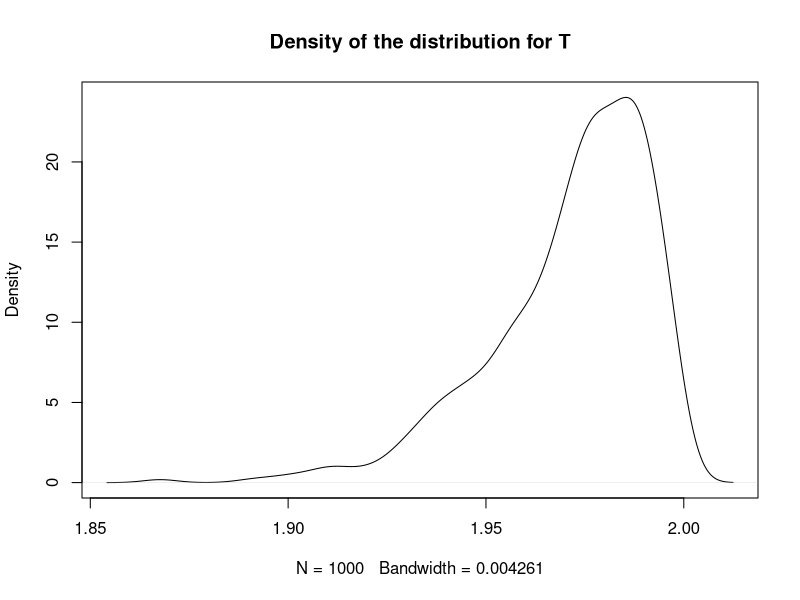
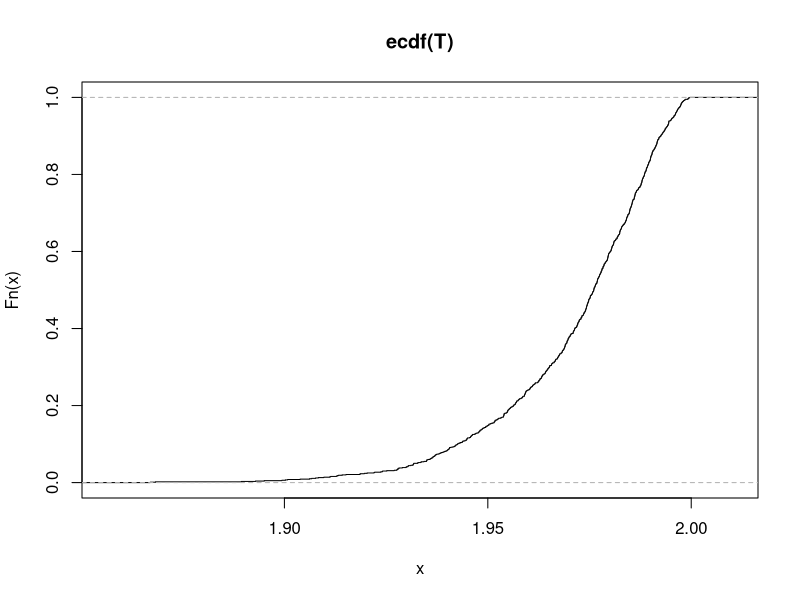
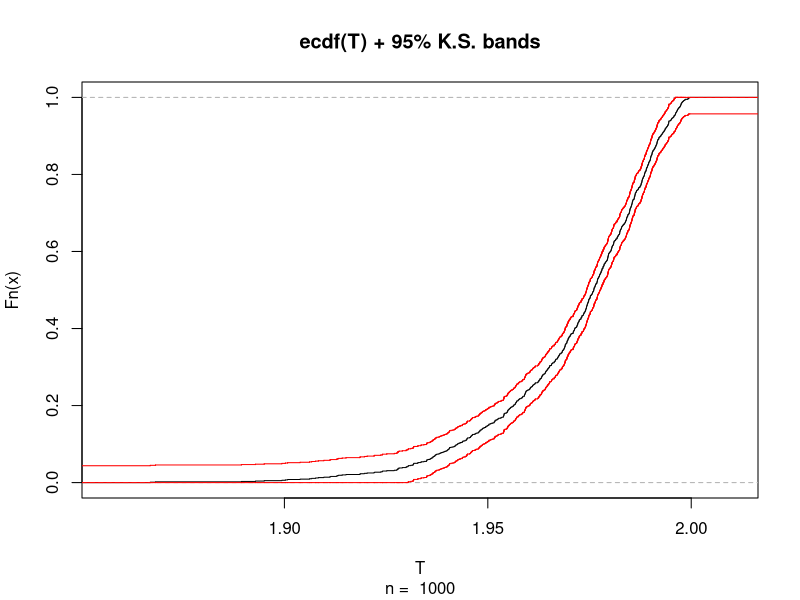
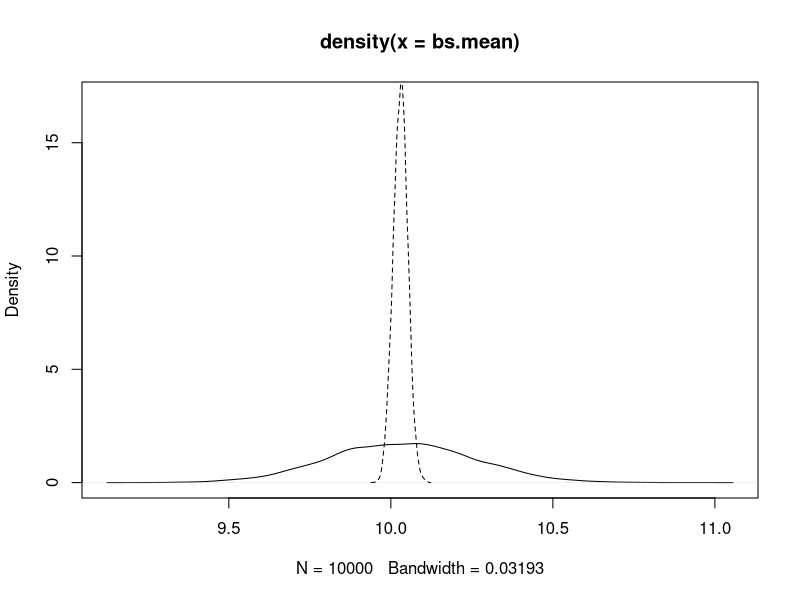
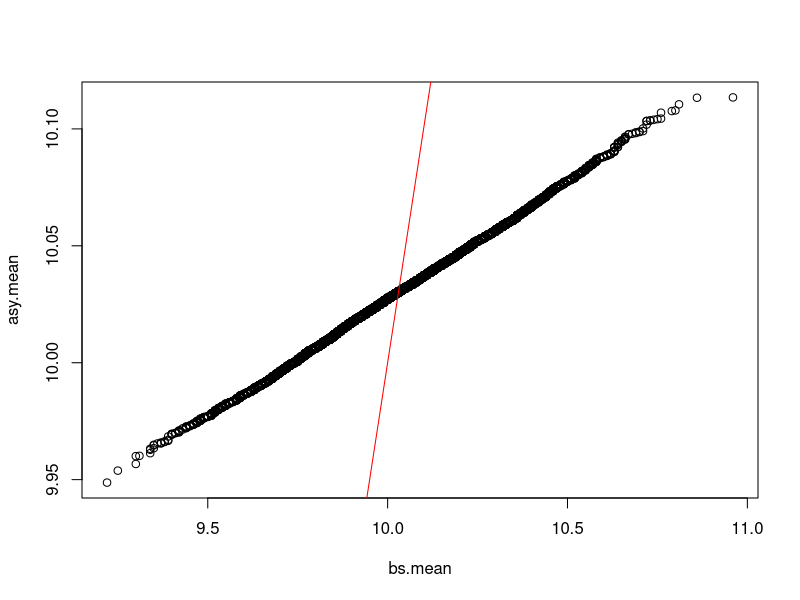
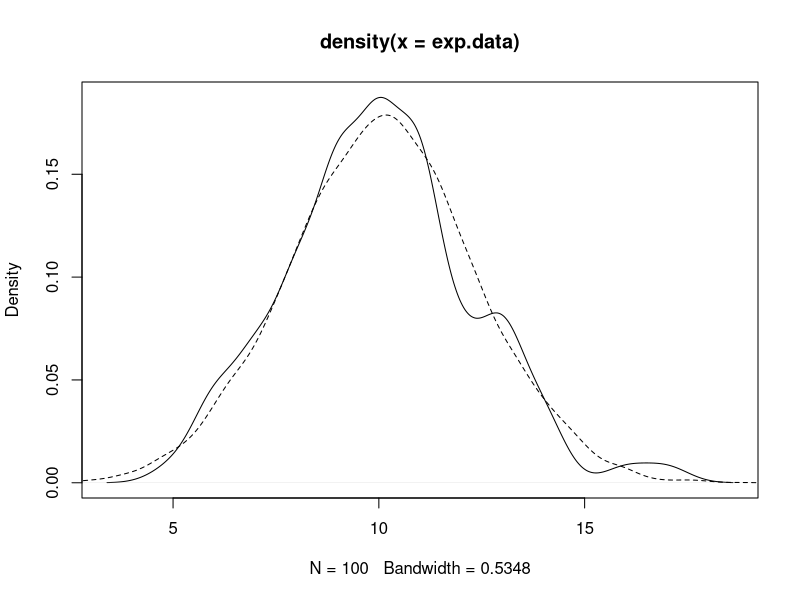
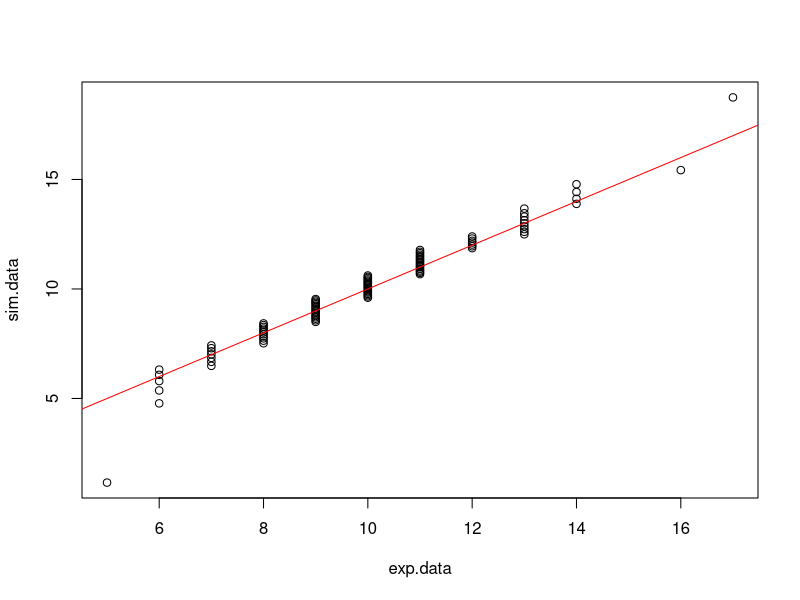
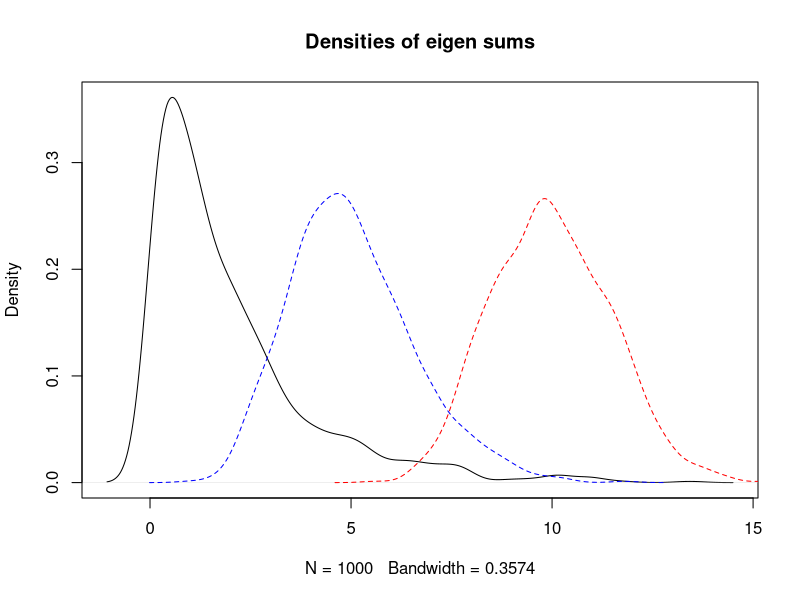

Write the R code that produced these figures, in order.
## ---- chunk 1
sim.vals <- matrix(runif(100*1000, min = 2, max = 4), nrow = 1000, ncol = 100)
#sim.vals[1,100]

T <- matrix(0,1000,1)

for (i in 1:1000){
  sim.vals[i,] <- sort(sim.vals[i,])
  T[i] <- sim.vals[i,100]/sim.vals[i,1]
}


plot(density(T), main = "Density of the distribution for T")


approx.cdf <- ecdf(T)
plot(approx.cdf)

# or
library(sfsmisc)
ecdf.ksCI(T)

p.val <- 1-pt(T, df=1)


# estimte the probability: problem set 7, 2 (d), Problem set 5, 4 (d)

(est.prob <- length(which(T >= 1.99))/length(T))
## ---- chunk 2
exp.data <- c(11,8,9,7,14,5,10,12,13,6,11,13,13,10,11,9,9,11,12,11,8,10,11,10,7,11,6,10,9,11,10,9,13,12,10,7,10,6,12,7,11,8,14,11,11,13,8,9,11,11,10,9,7,16,6,10,8,9,8,7,10,10,12,11,9,10,9,7,9,10,9,9,9,8,9,13,8,10,8,11,10,10,14,10,11,11,14,10,9,17,8,13,8,13,6,9,11,12,13,12)

# (a):
n=length(exp.data)
mean.ci.low =mean(exp.data) - sd(exp.data) * qnorm(0.975)/sqrt(n)
mean.ci.high =mean(exp.data) + sd(exp.data) * qnorm(0.975)/sqrt(n)

(CI.95 <-c(mean.ci.low,mean.ci.high))

mean(exp.data)
var(exp.data)

#(b):
# basic method 
computeBootstrapDist <- function(data, estimator, B=10000) {        
        bootstrap.data = matrix(sample(data, B*n, replace=TRUE), nrow=B, ncol=n)
        bs.estimates <- apply(bootstrap.data, 1, function(x) {                 estimator(x)
          })
        return (bs.estimates)
}
bs.mean <- computeBootstrapDist(exp.data, function(x){mean(x)})
se.mean <- sd(bs.mean)


computeBootstrapCI = function(bs.values, estimate, ci.percent=.9, B=10000) {
  bs.values = sort(bs.values)
  (quant.low = bs.values[B*(1-ci.percent)/2])
  (quant.high = bs.values[B*(ci.percent + (1-ci.percent)/2)])
  bs.ci.low = 2*estimate - quant.high
  bs.ci.high = 2*estimate - quant.low
  return (c(bs.ci.low,bs.ci.high))
}

(bootstrap.basic.ci <- computeBootstrapCI(bs.mean, mean(exp.data)))


#(c):
# percentile method
B <- 10000
ci.025 = sort(bs.mean, decreasing=F)[B*0.025]
ci.975 = sort(bs.mean, decreasing=F)[B*0.975]
(bootstrap.percentile.ci <- c(ci.025,ci.975))
## ---- chunk 3
# simulate asymptotic normal distribution of mean which I didn't do previously
library(base)
sd.asy <- sqrt(var(exp.data/length(exp.data)))
asy.mean <- rnorm(10000, mean=10.03, sd = sd.asy)

# density plot
plot(density(bs.mean),ylim = c(0,17))
lines(density(asy.mean), lty="dashed")


# qq plot
#qq.data <- sort(c(bs.mean, asy.mean))
#qqplot(qq.data, pch=20);
#abline(0,1,col="red")
qqplot(bs.mean, asy.mean)
abline(0,1,col="red")

## ---- chunk 4
stand.bs.mean = (bs.mean - mean(bs.mean))/sd(bs.mean)
ks.test(stand.bs.mean, y="pnorm", alternative = "two.sided")
## ---- chunk 5

mean(exp.data)
var(exp.data)
sd.exp <- sd(exp.data)
sim.data <- rnorm(10000, mean=10.03, sd = sd.exp)

# density plot
plot(density(exp.data))
lines(density(sim.data), lty="dashed")

# qq plot
qqplot(exp.data, sim.data)
abline(0,1,col="red")

# ks test
stand.sim.mean = (sim.data - mean(sim.data))/sd(sim.data)
ks.test(stand.sim.mean, y="pnorm", alternative = "two.sided")
## ---- chunk 6
sim.matrix.2 <- replicate(1000,matrix(rnorm(2*2, mean = 0, sd = 1),nrow=2,ncol=2))

sim.matrix.2[,,1]

sim.matrix.3 <- replicate(1000,matrix(rnorm(3*3, mean = 0, sd = 1),nrow=3, ncol=3))
sim.matrix.4 <- replicate(1000,matrix(rnorm(4*4, mean = 0, sd = 1),nrow=4,ncol=4))
sim.matrix.5 <- replicate(1000,matrix(rnorm(5*5, mean = 0, sd = 1),nrow=5,ncol=5))
sim.matrix.6 <- replicate(1000,matrix(rnorm(6*6, mean = 0, sd = 1),nrow=6,ncol=6))
sim.matrix.7 <- replicate(1000,matrix(rnorm(7*7, mean = 0, sd = 1),nrow=7, ncol=7))
sim.matrix.8 <- replicate(1000,matrix(rnorm(8*8, mean = 0, sd = 1),nrow=8, ncol=8))
sim.matrix.9 <- replicate(1000,matrix(rnorm(9*9, mean = 0, sd = 1),nrow=9,ncol=9))
sim.matrix.10 <- replicate(1000,matrix(rnorm(10*10, mean = 0, sd = 1),nrow=10,ncol=10))

cov.matrix.2 <- replicate(1000,matrix(0,nrow=2,ncol=2))
eigen.matrix.2 <- matrix(0,nrow = 2, ncol=1000)
cov.matrix.3 <- replicate(1000,matrix(0,nrow=3,ncol=3))
eigen.matrix.3 <- matrix(0,nrow = 3, ncol=1000)
cov.matrix.4 <- replicate(1000,matrix(0,nrow=4,ncol=4))
eigen.matrix.4 <- matrix(0,nrow = 4, ncol=1000)
cov.matrix.5 <- replicate(1000,matrix(0,nrow=5,ncol=5))
eigen.matrix.5 <- matrix(0,nrow = 5, ncol=1000)
cov.matrix.6 <- replicate(1000,matrix(0,nrow=6,ncol=6))
eigen.matrix.6 <- matrix(0,nrow = 6, ncol=1000)
cov.matrix.7 <- replicate(1000,matrix(0,nrow=7,ncol=7))
eigen.matrix.7 <- matrix(0,nrow = 7, ncol=1000)
cov.matrix.8 <- replicate(1000,matrix(0,nrow=8,ncol=8))
eigen.matrix.8 <- matrix(0,nrow = 8, ncol=1000)
cov.matrix.9 <- replicate(1000,matrix(0,nrow=9,ncol=9))
eigen.matrix.9 <- matrix(0,nrow = 9, ncol=1000)
cov.matrix.10 <- replicate(1000,matrix(0,nrow=10,ncol=10))
eigen.matrix.10 <- matrix(0,nrow = 10, ncol=1000)

sum.eigen.2 <- matrix(0,1,1000)
sum.eigen.3 <- matrix(0,1,1000)
sum.eigen.4 <- matrix(0,1,1000)
sum.eigen.5 <- matrix(0,1,1000)
sum.eigen.6 <- matrix(0,1,1000)
sum.eigen.7 <- matrix(0,1,1000)
sum.eigen.8 <- matrix(0,1,1000)
sum.eigen.9 <- matrix(0,1,1000)
sum.eigen.10 <- matrix(0,1,1000)

for (i in 1:1000){
cov.matrix.2[,,i] <- cov(sim.matrix.2[,,i])
eigen.matrix.2[,i] <- eigen(cov.matrix.2[,,i])$values
sum.eigen.2[,i] <- sum(eigen.matrix.2[,i])

cov.matrix.3[,,i] <- cov(sim.matrix.3[,,i])
eigen.matrix.3[,i] <- eigen(cov.matrix.3[,,i])$values
sum.eigen.3[,i] <- sum(eigen.matrix.3[,i])

cov.matrix.4[,,i] <- cov(sim.matrix.4[,,i])
eigen.matrix.4[,i] <- eigen(cov.matrix.4[,,i])$values
sum.eigen.4[,i] <- sum(eigen.matrix.4[,i])

cov.matrix.5[,,i] <- cov(sim.matrix.5[,,i])
eigen.matrix.5[,i] <- eigen(cov.matrix.5[,,i])$values
sum.eigen.5[,i] <- sum(eigen.matrix.5[,i])

cov.matrix.6[,,i] <- cov(sim.matrix.6[,,i])
eigen.matrix.6[,i] <- eigen(cov.matrix.6[,,i])$values
sum.eigen.6[,i] <- sum(eigen.matrix.6[,i])

cov.matrix.7[,,i] <- cov(sim.matrix.7[,,i])
eigen.matrix.7[,i] <- eigen(cov.matrix.7[,,i])$values
sum.eigen.7[,i] <- sum(eigen.matrix.7[,i])

cov.matrix.8[,,i] <- cov(sim.matrix.8[,,i])
eigen.matrix.8[,i] <- eigen(cov.matrix.8[,,i])$values
sum.eigen.8[,i] <- sum(eigen.matrix.8[,i])

cov.matrix.9[,,i] <- cov(sim.matrix.9[,,i])
eigen.matrix.9[,i] <- eigen(cov.matrix.9[,,i])$values
sum.eigen.9[,i] <- sum(eigen.matrix.9[,i])

cov.matrix.10[,,i] <- cov(sim.matrix.10[,,i])
eigen.matrix.10[,i] <- eigen(cov.matrix.10[,,i])$values
sum.eigen.10[,i] <- sum(eigen.matrix.10[,i])
}

plot(density(sum.eigen.2),"Densities of eigen sums")
lines(density(sum.eigen.5),lty="dashed",col="blue")
lines(density(sum.eigen.10),lty="dashed",col="red")
## ---- chunk 7
sim.cor.2 <- matrix(0,nrow=1000, ncol=2)
sim.cor.3 <- matrix(0,nrow=1000, ncol=3)
sim.cor.4 <- matrix(0,nrow=1000, ncol=4)
sim.cor.5 <- matrix(0,nrow=1000, ncol=5)

for (i in 1:1000){
  sim.cor.2[i,] <- eigen.matrix.2[,i]
  sim.cor.3[i,] <- eigen.matrix.3[,i]
  sim.cor.4[i,] <- eigen.matrix.4[,i]
  sim.cor.5[i,] <- eigen.matrix.5[,i]
}

(cor.2 <- cor(sim.cor.2))
(cor.3 <- cor(sim.cor.3))
(cor.4 <- cor(sim.cor.4))
(cor.5 <- cor(sim.cor.5))
## ---- chunk 8
# take n=10 for example,
stand.sum.10 <- (sum.eigen.10 - mean(sum.eigen.10))/sd(sum.eigen.10)
plot(density(stand.sum.10))
qqnorm(stand.sum.10)
abline(0,1,col="red")
## ---- chunk 9
stand.sum.5 <- (sum.eigen.5 - mean(sum.eigen.5))/sd(sum.eigen.5)
plot(density(stand.sum.5))
qqnorm(stand.sum.5)
abline(0,1,col="red")
## ---- chunk 10
stand.sum.2 <- (sum.eigen.2 - mean(sum.eigen.2))/sd(sum.eigen.2)
stand.sum.3 <- (sum.eigen.3 - mean(sum.eigen.3))/sd(sum.eigen.3)
stand.sum.4 <- (sum.eigen.4 - mean(sum.eigen.4))/sd(sum.eigen.4)
stand.sum.6 <- (sum.eigen.6 - mean(sum.eigen.6))/sd(sum.eigen.6)
stand.sum.7 <- (sum.eigen.7 - mean(sum.eigen.7))/sd(sum.eigen.7)
stand.sum.8 <- (sum.eigen.8 - mean(sum.eigen.8))/sd(sum.eigen.8)
stand.sum.9 <- (sum.eigen.9 - mean(sum.eigen.9))/sd(sum.eigen.9)
stand.sum.10 <- (sum.eigen.10 - mean(sum.eigen.10))/sd(sum.eigen.10)

p.val <- matrix(0,9.1)
p.val[1] <- ks.test(stand.sum.2, y="pnorm", alternative = "two.sided")$p.value
p.val[2] <- ks.test(stand.sum.3, y="pnorm", alternative = "two.sided")$p.value
p.val[3] <- ks.test(stand.sum.4, y="pnorm", alternative = "two.sided")$p.value
p.val[4] <- ks.test(stand.sum.5, y="pnorm", alternative = "two.sided")$p.value
p.val[5] <- ks.test(stand.sum.6, y="pnorm", alternative = "two.sided")$p.value
p.val[6] <- ks.test(stand.sum.7, y="pnorm", alternative = "two.sided")$p.value
p.val[7] <- ks.test(stand.sum.8, y="pnorm", alternative = "two.sided")$p.value
p.val[8] <- ks.test(stand.sum.9, y="pnorm", alternative = "two.sided")$p.value
p.val[9] <- ks.test(stand.sum.10, y="pnorm", alternative = "two.sided")$p.value

log.pval <- -log(p.val)
x <- seq(2,10)
plot(x,log.pval)
## ---- chunk 11
library(datasets)
data(chickwts)
summary(chickwts)

mean.chick <- mean(chickwts[,1])
median.chick <- median(chickwts[,1])
trimmed.chick <- mean(chickwts[,1], trim=0.1)

plot(density(chickwts[,1]), main = "Density of chicken wings")
abline(v=mean.chick, col="red")
abline(v=median.chick, col="blue")
abline(v=trimmed.chick, col="yellow")

plot(chickwts[,1])
## ---- chunk 12
aov(chickwts$weight ~ chickwts$feed, chickwts)
summary(aov(chickwts$weight ~ chickwts$feed, chickwts))
## ---- chunk 13
kruskal.test(chickwts$weight, chickwts$feed)
## ---- chunk 14
pairwise.t.test(chickwts[,1],chickwts[,2])


# first generate 15 p-value
p.vals <- matrix(0,15,1)
p.vals[1] = t.test(chickwts$weight[1:10],chickwts$weight[11:22])$p.value
p.vals[2] = t.test(chickwts$weight[1:10],chickwts$weight[23:36])$p.value
p.vals[3] = t.test(chickwts$weight[1:10],chickwts$weight[37:48])$p.value
p.vals[4] = t.test(chickwts$weight[1:10],chickwts$weight[49:59])$p.value
p.vals[5] = t.test(chickwts$weight[1:10],chickwts$weight[60:71])$p.value
p.vals[6] = t.test(chickwts$weight[11:22],chickwts$weight[23:36])$p.value
p.vals[7] = t.test(chickwts$weight[11:22],chickwts$weight[37:48])$p.value
p.vals[8] = t.test(chickwts$weight[11:22],chickwts$weight[49:59])$p.value
p.vals[9] = t.test(chickwts$weight[11:22],chickwts$weight[60:71])$p.value
p.vals[10] = t.test(chickwts$weight[23:36],chickwts$weight[37:48])$p.value
p.vals[11] = t.test(chickwts$weight[23:36],chickwts$weight[49:59])$p.value
p.vals[12] = t.test(chickwts$weight[23:36],chickwts$weight[60:71])$p.value
p.vals[13] = t.test(chickwts$weight[37:48],chickwts$weight[49:59])$p.value
p.vals[14] = t.test(chickwts$weight[37:48],chickwts$weight[60:71])$p.value
p.vals[15] = t.test(chickwts$weight[49:59],chickwts$weight[60:71])$p.value

alpha <- 0.05
bonf.p.vals = p.adjust(p.vals, method="bonferroni")
(R.bonf = length(which(bonf.p.vals <= alpha)))

bh.p.vals = p.adjust(p.vals, method="BH")
(R.bh = length(which(bh.p.vals <= alpha)))
